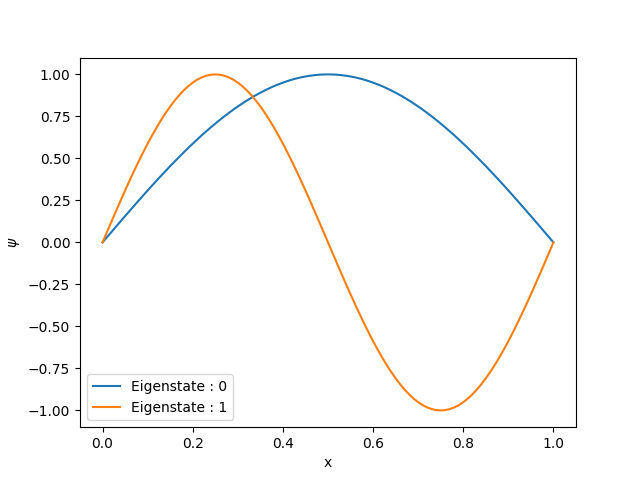

Write Python code to recreate this figure.
import numpy as np
import exam_utilities as ul
import matplotlib.pyplot as plt

def Equation(y, r, V, E):
    psi, phi = y
    df = [phi, (V-E)*psi]
    return np.array(df)


E_ipw = [1.0, 100.0]
k=[0,2]

Energy, eigen, x_ = ul.qiw_shoot(E_ipw, k[0],Equation)
print('Ground state energy:', Energy)
Energy1, eigen1, x_1 = ul.qiw_shoot(E_ipw, k[1],Equation)
print('1st excited state energy:  ', Energy1)


plt.plot(x_, eigen,label='Eigenstate : % s' % (0, ))
plt.plot(x_1, eigen1,label='Eigenstate : % s' % (1, ))
plt.legend()
plt.xlabel('x')
plt.ylabel(r'$\psi$')
plt.show()

#Output
 #Ground state energy: 9.86960456126392
#1st excited state energy:   39.47842784472754
#plot Q2.png
